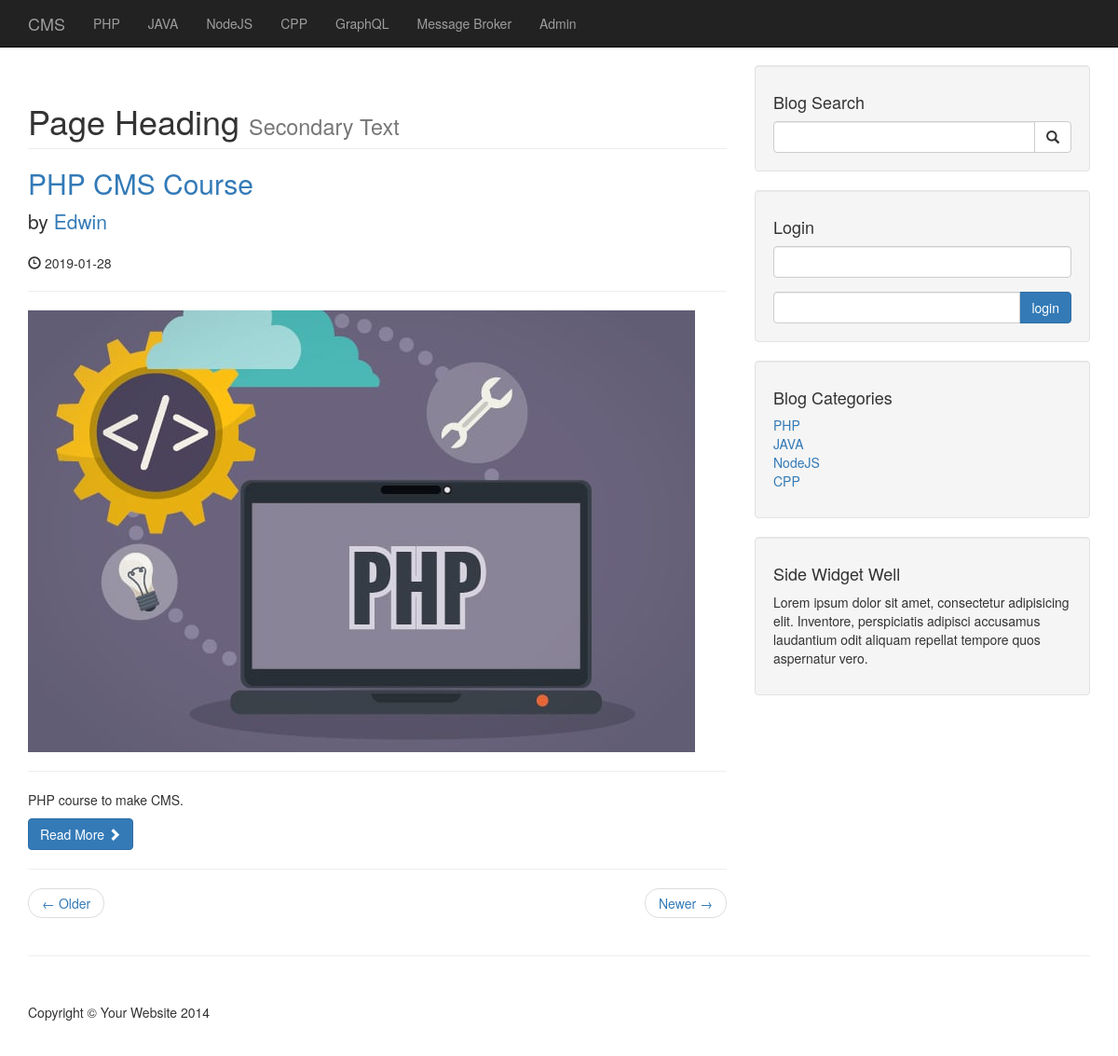
The app's page /category.php?category=1 with its own data.
### tables this page shows
CREATE TABLE `categories` (
  `cat_id` int(11) NOT NULL,
  `cat_title` varchar(255) NOT NULL
);

CREATE TABLE `posts` (
  `post_id` int(11) NOT NULL,
  `post_title` varchar(255) NOT NULL,
  `post_author` varchar(255) NOT NULL,
  `post_date` date NOT NULL,
  `post_image` text NOT NULL,
  `post_status` varchar(255) NOT NULL,
  `post_comment_count` int(11) NOT NULL,
  `post_tags` text NOT NULL,
  `post_category_id` int(11) NOT NULL,
  `post_content` text NOT NULL
);

### category.php (the view)
<?php include "includes/db.php";?>
<?php include "includes/header.php";?>
    <?php include "includes/navigation.php";?>
    <div class="container">
        <div class="row">
            <div class="col-md-8">
            <?php
                if(isset($_GET['category'])){
                    $cat_id = $_GET['category'];
                    $query = "SELECT * FROM posts WHERE post_category_id = $cat_id";
                $posts_result = mysqli_query($connection, $query);
                while($row = mysqli_fetch_assoc($posts_result)){
                    $post_id = $row['post_id'];
                    $post_title = $row['post_title'];
                    $post_author = $row['post_author'];
                    $post_date = $row['post_date'];
                    $post_image = $row['post_image'];
                    $post_content = substr($row['post_content'], 0, 100);
            ?>
                <h1 class="page-header">
                    Page Heading
                    <small>Secondary Text</small>
                </h1>
                <h2>
                    <a href="post.php?post_id=<?php echo $post_id;?>"><?php echo $post_title ?></a>
                </h2>
                <p class="lead">
                    by <a href="index.php"><?php echo $post_author ?></a>
                </p>
                <p><span class="glyphicon glyphicon-time"></span> <?php echo $post_date ?></p>
                <hr>
                <img class="img-responsive" src="./images/<?php echo $post_image ?>" alt="">
                <hr>
                <p><?php echo $post_content ?></p>
                <a class="btn btn-primary" href="#">Read More <span class="glyphicon glyphicon-chevron-right"></span></a>
                <hr>
            <?php }} ?>
                <ul class="pager">
                    <li class="previous">
                        <a href="#">&larr; Older</a>
                    </li>
                    <li class="next">
                        <a href="#">Newer &rarr;</a>
                    </li>
                </ul>
            </div>
            <?php include "includes/sidebar.php";?>
        </div>
        <hr>
<?php include "includes/footer.php";?>

### includes/navigation.php (shortened to what this page needs)
<nav class="navbar navbar-inverse navbar-fixed-top" role="navigation">
        <div class="container">
            <div class="navbar-header">
                <a class="navbar-brand" href="index.php">CMS</a>
            </div>
            <div class="collapse navbar-collapse" id="bs-example-navbar-collapse-1">
                <ul class="nav navbar-nav">
                <?php
                    $query = "SELECT * FROM categories";
                    $catagories_result = mysqli_query($connection, $query);
                    while($row = mysqli_fetch_assoc($catagories_result)){
                        $cat_title = $row['cat_title'];
                        echo "<li> <a href='#'> {$cat_title} </a></li>";
                    }
                ?>
                    <li>
                        <a href="admin">Admin</a>
                    </li>
                </ul>
            </div>
        </div>
    </nav>

### includes/sidebar.php
<div class="col-md-4">
                <div class="well">
                    <h4>Blog Search</h4>
                    <form action="search.php" method="post">
                    <div class="input-group">
                        <input name="search" type="text" class="form-control">
                        <span class="input-group-btn">
                            <button name="submit" class="btn btn-default" type="submit">
                                <span class="glyphicon glyphicon-search"></span>
                        </button>
                        </span>
                    </div>
                    </form>
                </div>
                <div class="well">
                    <h4>Login</h4>
                    <form action="includes/login.php" method="post">
                    <div class="form-group">
                        <input name="username" type="text" class="form-control" plcaholder="Enter Username">
                    </div>
                    <div class="input-group">
                    <input type="password" name="password" class="form-control" plcaholder="Enter Password">
                    <span class="input-group-btn">
                            <button class="btn btn-primary" name="login" type="submit">login</button>
                        </span>
                    </div>
                    </form>
                </div>
                <div class="well">
                    <h4>Blog Categories</h4>
                    <div class="row">
                        <div class="col-lg-12">
                        <ul class="list-unstyled">
                <?php
                    $query = "SELECT * FROM categories LIMIT 4";
                    $catagories_result = mysqli_query($connection, $query);
                    while($row = mysqli_fetch_assoc($catagories_result)){
                        $cat_title = $row['cat_title'];
                        $cat_id = $row['cat_id'];
                        echo "<li> <a href='category.php?category={$cat_id}'> {$cat_title} </a></li>";
                    }
                ?>
                            </ul>
                        </div>
                    </div>
                </div>
                <div class="well">
                    <h4>Side Widget Well</h4>
                    <p>Lorem ipsum dolor sit amet, consectetur adipisicing elit. Inventore, perspiciatis adipisci accusamus laudantium odit aliquam repellat tempore quos aspernatur vero.</p>
                </div>
            </div>

### css/blog-home.css (style rules this page uses)
body { padding-top: 70px; }

### records on screen
categories: cat_title "PHP"
categories: cat_title "JAVA"
categories: cat_title "NodeJS"
categories: cat_title "CPP"
categories: cat_title "GraphQL"
categories: cat_title "Message Broker"
posts: post_title "PHP CMS Course", post_author "Edwin", post_date "2019-01-28", post_image (picture), post_content "PHP course to make CMS."
